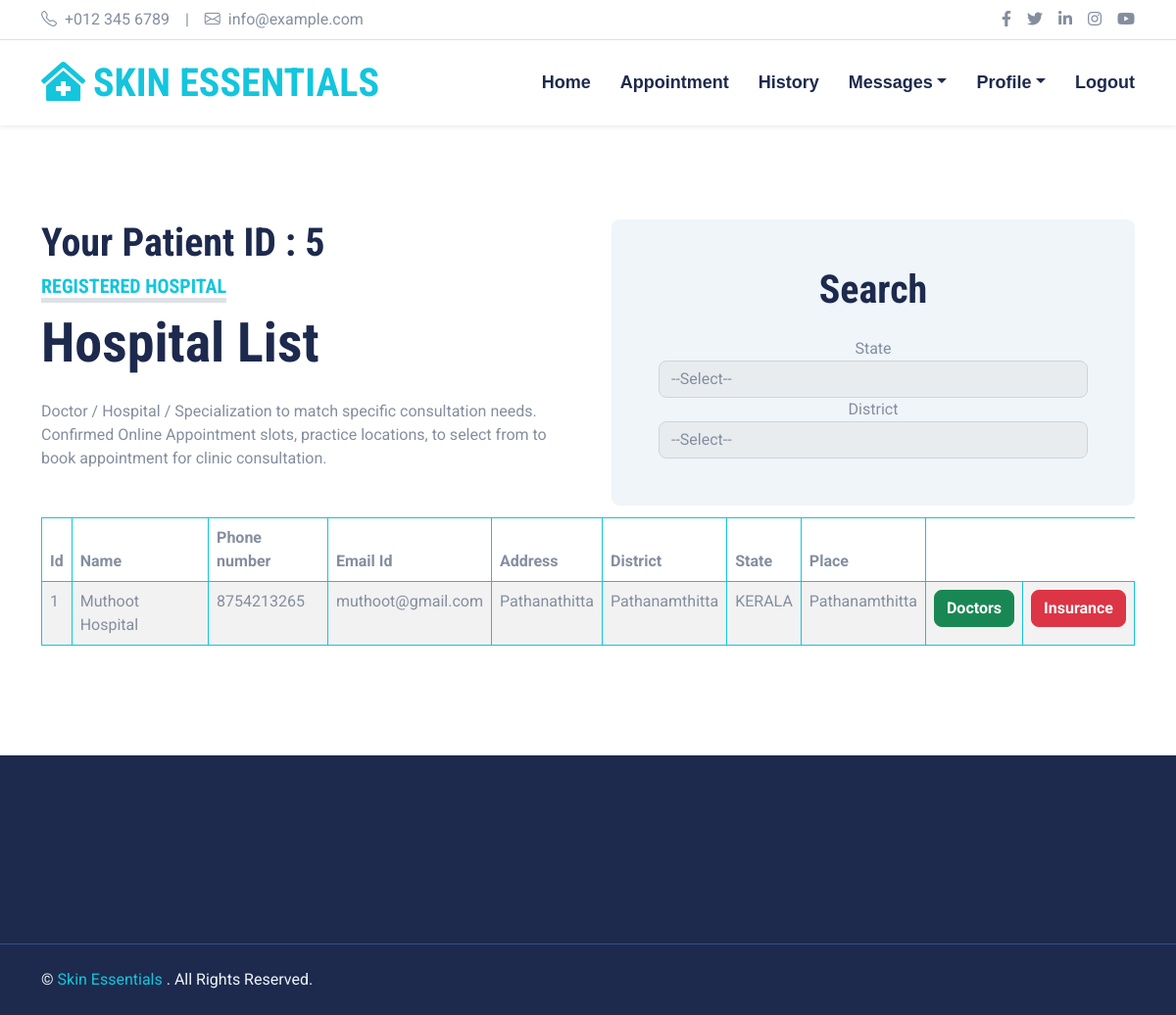
/Patient/index.php (signed in), run on the app's committed database.
### tables this page shows
CREATE TABLE `tbl_hospital` (
  `hospital_id` int(11) NOT NULL,
  `login_id` int(11) NOT NULL,
  `hospital` varchar(50) NOT NULL,
  `address` varchar(50) DEFAULT NULL,
  `email` varchar(50) NOT NULL,
  `phone_number` bigint(20) DEFAULT NULL,
  `district_id` int(11) NOT NULL,
  `place` varchar(50) NOT NULL
);

CREATE TABLE `tbl_district` (
  `district_id` int(11) NOT NULL,
  `state_id` int(11) NOT NULL,
  `district` varchar(50) NOT NULL
);

CREATE TABLE `tbl_state` (
  `state_id` int(11) NOT NULL,
  `country_id` int(11) NOT NULL,
  `state` varchar(50) NOT NULL
);

### Patient/index.php (the view, shortened to what this page needs)
<?php include("header.php") ?>
<div class="container-fluid py-5">
<div class="container">
<div class="row gx-5">
<div class="col-lg-6 mb-5 mb-lg-0">
<div class="mb-4">
<h1>Your Patient ID : <?php  echo  $logid=$_SESSION["patient"]["login_id"]; ?></h1>
<h5 class="d-inline-block text-primary text-uppercase border-bottom border-5">Registered Hospital</h5>
<h1 class="display-4">Hospital List</h1>
</div>
<p class="mb-5">Doctor / Hospital / Specialization to match specific consultation needs. Confirmed Online Appointment slots, practice locations, to select from to book appointment for clinic consultation.</p>
</div>
<div class="col-lg-6">
<div class="bg-light text-center rounded p-5">
<h1 class="mb-4">Search</h1>
<form action="" method="post" id="myform" enctype="multipart/form-data">
<div class="row g-3">
<div class="col-12 col-sm-12">
<div class="form-group"> <label for="">State</label>
    <select name="state"  id="state" class="form-control">
      <option value="">--Select--</option>
    </select> </div>
<div class="form-group"> <label for="">District</label>
  <select name="district" id="district" class="form-control">
    <option value="">--Select--</option>
  </select> </div>
</div>
</div>
</div>
</div>
<div id="res">
<?php
             include("../db.php");
             $count=1;
             $qt=  mysqli_query($con,"select * from tbl_hospital inner join tbl_district on tbl_hospital.district_id=tbl_district.district_id inner join tbl_state on tbl_district.state_id=tbl_state.state_id where tbl_hospital.login_id in(select login_id from tbl_login where status='Approved' and Usertype='Hospital')");
             $n=mysqli_num_rows($qt);
         if($n>0)
              {
                ?>
              <table class="table table-striped table-bordered border-primary">
                  <thead><th>Id</th><th>Name</th><th>Phone number</th><th>Email Id</th><th>Address</th><th>District</th><th>State</th><th>Place</th></thead>
<?php
                  while ($rt=  mysqli_fetch_array($qt))
                                                {
                                                        ?>
                    <tr>
                                              <td><?php echo $count;?></td>
                                                <td><?php echo $rt['hospital'];?></td>
                                                <td><?php echo $rt['phone_number'];?></td>
                                                <td><?php echo $rt['email'];?></td>
                                                <td><?php echo $rt['address'];?></td>
                                                <td><?php echo $rt['district'];?></td>
                                                <td><?php echo $rt['state'];?></td>
                                                <td><?php echo $rt['place'];?></td>
                                                <td><a href="doctors.php?id=<?php echo $rt["login_id"] ?>" class="btn btn-success">Doctors</a></td>
                        <td><a href="insurance.php?id=<?php echo  $rt["login_id"] ?>"  class="btn btn-danger">Insurance</a></td>
                    </tr>
                   <?php } ?>
                    </table>
                  <?php }
                  else{
                  ?>
                    <div class="alert alert-success"> No List Available</div>
                  <?php } ?>
					</div></div></div>
		</div>
<?php include("footer.php") ?>

### assets/assets/css/style.css (style rules this page uses)
:root { --primary: #13C5DD; --secondary: #354F8E; --light: #EFF5F9; --dark: #1D2A4D; }
.btn { font-weight: 700; transition: .5s; }

### data on the page
tbl_hospital: hospital "Muthoot Hospital", phone_number "8754213265", email "muthoot@gmail.com", address "Pathanathitta", district.district "Pathanamthitta", tbl_state.state "KERALA", place "Pathanamthitta"

### other printed values
$logid=$_SESSION["patient"]["login_id"] "5"
